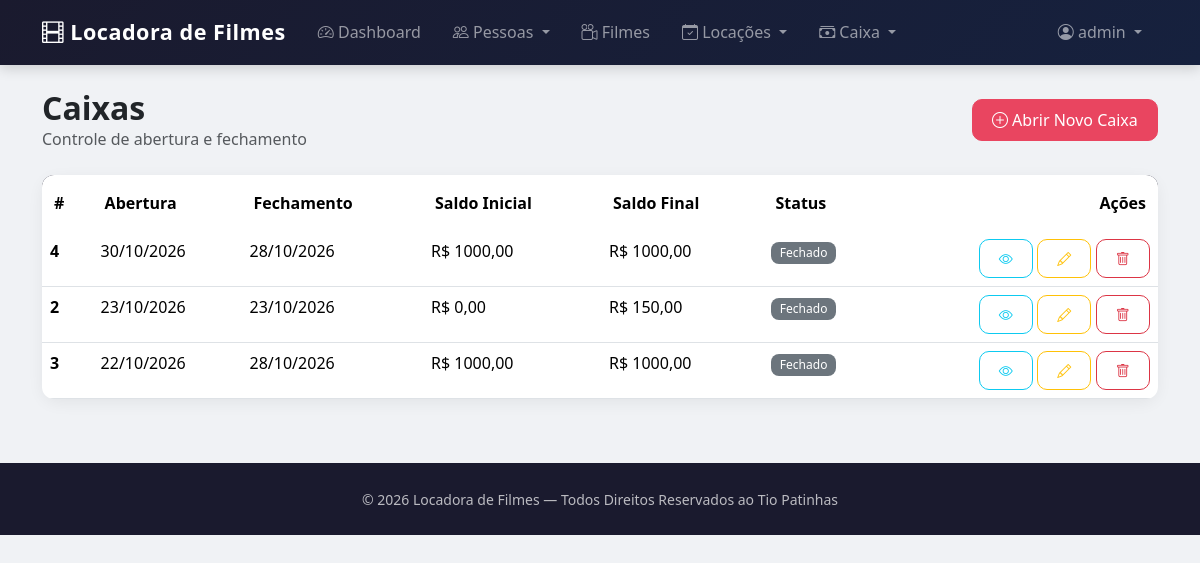
Before: /caixas/ (signed in) with the older database file.
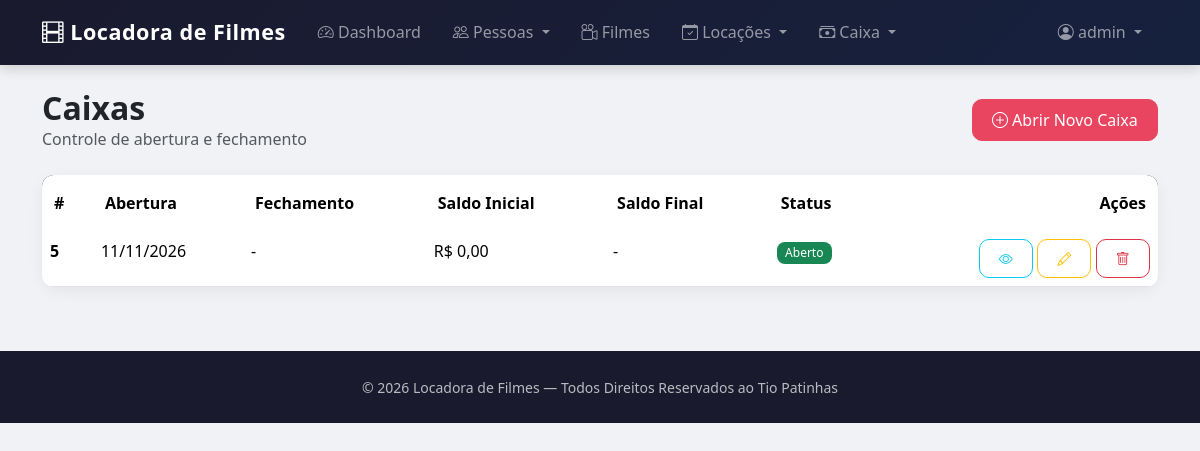
After: the same page with the newer database file.
### caixa/models.py (models this page shows, shortened)
class Caixa(models.Model):
    data_abrir = models.DateField(verbose_name='Data de Abertura')
    data_fechar = models.DateField(null=True, blank=True, verbose_name='Data de Fechamento')
    saldo_inicial = models.DecimalField(max_digits=12, decimal_places=2, verbose_name='Saldo Inicial')
    saldo_final = models.DecimalField(max_digits=12, decimal_places=2, null=True, blank=True, verbose_name='Saldo Final')
    class Meta:
        verbose_name = 'Caixa'
        verbose_name_plural = 'Caixas'
        ordering = ['-data_abrir']
    @property
    def esta_aberto(self):
        return self.data_fechar is None

### caixa/views.py (the view)
# urls.py: path('caixas/', CaixaListView.as_view(), name='caixas'),
class CaixaListView(LoginRequiredMixin, PermissionRequiredMixin, ListView):
    permission_required = 'caixa.view_caixa'
    model = Caixa
    template_name = 'caixas.html'
    context_object_name = 'caixas'
    paginate_by = 10

### caixa/templates/caixas.html (shortened to what this page needs)
{% extends 'principal.html' %}
{% load django_bootstrap5 %}
{% block content %}
<div class="container mt-4">
    <div class="d-flex justify-content-between align-items-center mb-4">
        <div>
            <h2 class="fw-bold mb-0">Caixas</h2>
            <p class="text-muted mb-0">Controle de abertura e fechamento</p>
        </div>
        {% if perms.caixa.add_caixa %}
        <a href="{% url 'caixa_novo' %}" class="btn btn-accent">
            <i class="bi bi-plus-circle"></i> Abrir Novo Caixa
        </a>
        {% endif %}
    </div>
    <div class="card">
        <div class="card-body p-0">
            <div class="table-responsive">
                <table class="table table-hover mb-0">
                    <thead>
                        <tr>
                            <th>#</th>
                            <th>Abertura</th>
                            <th>Fechamento</th>
                            <th>Saldo Inicial</th>
                            <th>Saldo Final</th>
                            <th>Status</th>
                            <th class="text-end">Ações</th>
                        </tr>
                    </thead>
                    <tbody>
                        {% for caixa in caixas %}
                        <tr>
                            <td class="fw-semibold">{{ caixa.id }}</td>
                            <td>{{ caixa.data_abrir|date:"d/m/Y" }}</td>
                            <td>{{ caixa.data_fechar|date:"d/m/Y"|default:"-" }}</td>
                            <td>R$ {{ caixa.saldo_inicial }}</td>
                            <td>{% if caixa.saldo_final %}R$ {{ caixa.saldo_final }}{% else %}-{% endif %}</td>
                            <td>
                                {% if caixa.esta_aberto %}
                                    <span class="badge bg-success">Aberto</span>
                                {% else %}
                                    <span class="badge bg-secondary">Fechado</span>
                                {% endif %}
                            </td>
                            <td class="text-end">
                                <a href="{% url 'caixa_detalhe' caixa.pk %}" class="btn btn-sm btn-outline-info"><i class="bi bi-eye"></i></a>
                                {% if perms.caixa.change_caixa %}
                                <a href="{% url 'caixa_editar' caixa.pk %}" class="btn btn-sm btn-outline-warning"><i class="bi bi-pencil"></i></a>
                                {% endif %}
                                {% if perms.caixa.delete_caixa %}
                                <a href="{% url 'caixa_excluir' caixa.pk %}" class="btn btn-sm btn-outline-danger"><i class="bi bi-trash"></i></a>
                                {% endif %}
                            </td>
                        </tr>
                        {% empty %}
                        <tr>
                            <td colspan="7" class="text-center text-muted py-5">Nenhum caixa cadastrado.</td>
                        </tr>
                        {% endfor %}
                    </tbody>
                </table>
            </div>
        </div>
    </div>
</div>
{% endblock %}

Changed rows visible on the page:
removed Caixa: id "4", data_abrir "30/10/2026", data_fechar "28/10/2026", saldo_inicial "1000,00", saldo_final "1000,00", shows "Fechado"
removed Caixa: id "2", data_abrir "23/10/2026", data_fechar "23/10/2026", saldo_inicial "0,00", saldo_final "150,00", shows "Fechado"
removed Caixa: id "3", data_abrir "22/10/2026", data_fechar "28/10/2026", saldo_inicial "1000,00", saldo_final "1000,00", shows "Fechado"
added Caixa: id "5", data_abrir "11/11/2026", data_fechar "-", saldo_inicial "0,00", shows "Aberto"
